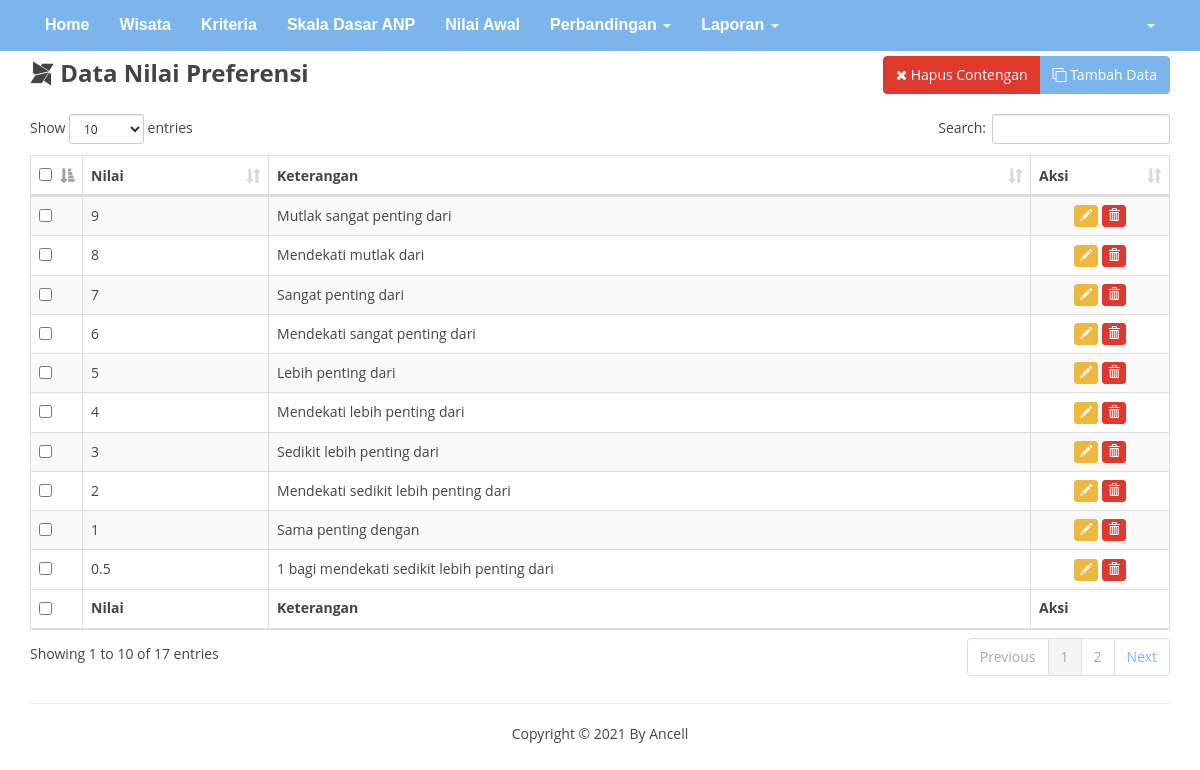
Screenshot of /index.php/nilai with the database file from the repository.
### tables this page shows
CREATE TABLE `nilai` (
  `id_nilai` int(11) NOT NULL,
  `jum_nilai` double NOT NULL,
  `ket_nilai` text NOT NULL
);

### application/controllers/Nilai.php (called while the page is built, shortened)
<?php
class Nilai extends CI_Controller {
	public function __construct()
	{
		$this->load->model('Nilai_model', 'model');
	}
	public function index()
	{
		$data = [
			'nilai' => $this->model->getNilai()
		];
		$this->load->view('header', $data);
		$this->load->view('nilai', $data);
		$this->load->view('footer', $data);
	}
}

### index.php (called while the page is built, shortened)
<?php
require_once BASEPATH.'core/CodeIgniter.php';

### application/models/Nilai_model.php (called while the page is built, shortened)
<?php
class Nilai_model extends CI_Model {
	public function getNilai()
	{
		$kueri = " SELECT * FROM nilai ORDER BY id_nilai ASC ";
		return $this->db->query($kueri)->result();
	}
}
?>

### application/views/nilai.php (the view, shortened to what this page needs)
<div class="row">
  <div class="col-xs-12 col-sm-12 col-md-12">
    <ol class="breadcrumb">
      <li><a href="index.php">Beranda</a></li>
      <li class="active">Nilai</li>
    </ol>
    <form method="post">
      <div class="row">
        <div class="col-md-6 text-left">
          <strong style="font-size:18pt;"><span class="fa fa-modx"></span> Data Nilai Preferensi</strong>
        </div>
        <div class="col-md-6 text-right">
          <div class="btn-group">
            <button type="submit" name="hapus-contengan" class="btn btn-danger"><span class="fa fa-close"></span> Hapus Contengan</button>
            <button type="button" onclick="location.href='<?php echo base_url() ?>Nilai/tambah'" class="btn btn-primary"><span class="fa fa-clone"></span> Tambah Data</button>
          </div>
        </div>
      </div>
      <br/>
      <table width="100%" class="table table-striped table-bordered" id="tabeldata">
        <thead>
          <tr>
            <th width="10px"><input type="checkbox" name="select-all" id="select-all" /></th>
            <th>Nilai</th>
            <th>Keterangan</th>
            <th width="100px">Aksi</th>
          </tr>
        </thead>
        <tfoot>
          <tr>
            <th><input type="checkbox" name="select-all2" id="select-all2" /></th>
            <th>Nilai</th>
            <th>Keterangan</th>
            <th>Aksi</th>
          </tr>
        </tfoot>
        <tbody>
          <?php
          foreach ($nilai as $nilai) {
            ?>
            <tr>
              <td style="vertical-align:middle;"><input type="checkbox" value="<?php echo $nilai->id_nilai ?>" name="checkbox[]" /></td>
              <td style="vertical-align:middle;"><?php echo $nilai->jum_nilai ?></td>
              <td style="vertical-align:middle;"><?php echo $nilai->ket_nilai ?></td>
              <td class="text-center" style="vertical-align:middle;">
                <a href="<?php echo base_url() ?>Nilai/edit/<?php echo $nilai->id_nilai ?>" class="btn btn-warning btn-xs"><span class="glyphicon glyphicon-pencil" aria-hidden="true"></span></a>
                <a href="<?php echo base_url() ?>Nilai/hapus/<?php echo $nilai->id_nilai ?>" onclick="return confirm('Yakin ingin menghapus data')" class="btn btn-danger btn-xs"><span class="glyphicon glyphicon-trash" aria-hidden="true"></span></a>
              </td>
            </tr>
            <?php
          }
          ?>
        </tbody>
      </table>
    </form>
  </div>
</div>

### application/views/header.php (shortened to what this page needs)
<!DOCTYPE html>
<html lang="en">
<head>
  <link type="text/css" rel="stylesheet" href="<?php echo base_url() ?>assets/css/bootstrap.min.css">
  <link type="text/css" rel="stylesheet" href="<?php echo base_url() ?>assets/css/bootstrap-datepicker.min.css">
  <link type="text/css" rel="stylesheet" href="<?php echo base_url() ?>assets/css/dataTables.bootstrap.min.css">
  <link type="text/css" rel="stylesheet" href="<?php echo base_url() ?>assets/css/jquery.toastmessage.css"/>
  <link type="text/css" rel="stylesheet" href="<?php echo base_url() ?>assets/css/font-awesome.min.css">
  <link type="text/css" rel="stylesheet" href="<?php echo base_url() ?>assets/css/sweetalert.css">
  <link type="text/css" rel="stylesheet" href="<?php echo base_url() ?>assets/css/style.css">
</head>
<body>
  <div class="container">
    <nav class="navbar navbar-default navbar-fixed-top">
      <div class="container">
        <div class="collapse navbar-collapse" id="bs-example-navbar-collapse-1">
          <ul class="nav navbar-nav">
            <li><a href="index.php">Home <span class="sr-only">(current)</span></a></li>
            <li role="presentation"><a href="<?php echo base_url() ?>Wisata">Wisata</a></li>
            <li role="presentation"><a href="<?php echo base_url() ?>Kriteria">Kriteria</a></li>
            <li role="presentation"><a href="<?php echo base_url() ?>Nilai">Skala Dasar ANP</a></li>
            <li role="presentation"><a href="<?php echo base_url() ?>Nilai_awal">Nilai Awal</a></li>
            <li class="dropdown">
              <a href="#" class="dropdown-toggle" data-toggle="dropdown" role="button" aria-haspopup="true" aria-expanded="false">Perbandingan <span class="caret"></span></a>
            </li>
            <li class="dropdown">
              <a href="#" class="dropdown-toggle" data-toggle="dropdown" role="button" aria-haspopup="true" aria-expanded="false">Laporan <span class="caret"></span></a>
            </li>
          </ul>
          <ul class="nav navbar-nav navbar-right">
            <li class="dropdown">
              <a href="#" class="dropdown-toggle text-red text-bold" data-toggle="dropdown" role="button" aria-haspopup="true" aria-expanded="false"><?php echo $this->session->userdata('nama_lengkap') ?> <span class="caret"></span></a>
            </li>
          </ul>
        </div>
      </div>
    </nav>

### application/views/footer.php (shortened to what this page needs)
<hr>
    <footer class="text-center">Copyright &copy; 2021 By Ancell</footer>
  </div>
</body>
</html>

### assets/user/css/style.css (style rules this page uses)
:root { scroll-behavior: smooth; }
body { font-family: "Open Sans", sans-serif; color: #444444; }
a { color: #4154f1; text-decoration: none; }
.navbar { padding: 0; }
.navbar ul { margin: 0; padding: 0; display: flex; list-style: none; align-items: center; }
.navbar li { position: relative; }
.navbar a { display: flex; align-items: center; justify-content: space-between; padding: 10px 0 10px 30px; font-family: "Nunito", sans-serif; font-size: 16px; font-weight: 700; color: #013289; white-space: nowrap; transition: 0.3s; }

### rows the page displays
nilai: jum_nilai "9", ket_nilai "Mutlak sangat penting dari"
nilai: jum_nilai "8", ket_nilai "Mendekati mutlak dari"
nilai: jum_nilai "7", ket_nilai "Sangat penting dari"
nilai: jum_nilai "6", ket_nilai "Mendekati sangat penting dari"
nilai: jum_nilai "5", ket_nilai "Lebih penting dari"
nilai: jum_nilai "4", ket_nilai "Mendekati lebih penting dari"
nilai: jum_nilai "3", ket_nilai "Sedikit lebih penting dari"
nilai: jum_nilai "2", ket_nilai "Mendekati sedikit lebih penting dari"
nilai: jum_nilai "1", ket_nilai "Sama penting dengan"
nilai: jum_nilai "0.5", ket_nilai "1 bagi mendekati sedikit lebih penting dari"
